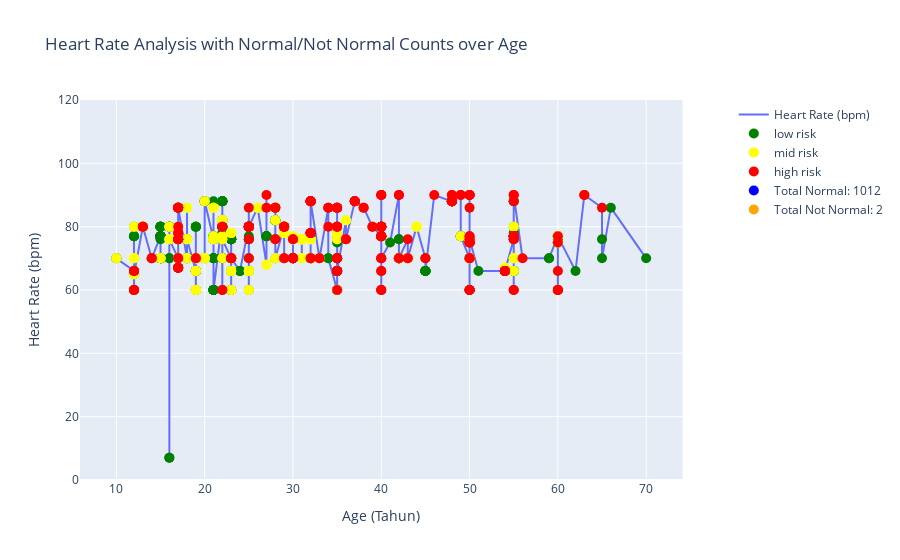

Notebook cell for this chart:
### Code cell
import pandas as pd
import plotly.graph_objs as go
from plotly.subplots import make_subplots

# Reading data from the Excel file
data = pd.read_excel('data/data_kesehatan.xlsx')
data = data.sort_values(by='Age')

# Defining the 'normal' heart rate range
normal_hr_range = (60, 100)

# Determining if each heart rate is normal or not and creating a new column for it
data['HRStatus'] = data['HeartRate'].apply(lambda x: 'normal' if normal_hr_range[0] <= x <= normal_hr_range[1] else 'not normal')

# Group by 'HRStatus' and count the occurrences
hr_status_counts = data['HRStatus'].value_counts()

# Extracting 'Age', 'HeartRate', and 'RiskLevel' from the data
x = data['Age']
y = data['HeartRate']
risk_levels = data['RiskLevel']

# Defining color mapping for risk levels
color_mapping = {'low risk': 'green', 'mid risk': 'yellow', 'high risk': 'red'}

# Creating a subplot figure with a secondary y-axis
fig = make_subplots(specs=[[{"secondary_y": True}]])

# Adding a line trace for heart rate
fig.add_trace(go.Scatter(x=x, y=y, mode='lines', name='Heart Rate (bpm)'), secondary_y=False)

# Adding separate traces for each risk level
for risk_level, color in color_mapping.items():
    x_risk = [x[i] for i in range(len(x)) if risk_levels[i] == risk_level]
    y_risk = [y[i] for i in range(len(x)) if risk_levels[i] == risk_level]
    hover_text = [f"Age: {x[i]}, Heart Rate: {y[i]} bpm, Risk Level: {risk_levels[i]}" for i in range(len(x)) if risk_levels[i] == risk_level]
    
    fig.add_trace(go.Scatter(
        x=x_risk,
        y=y_risk,
        mode='markers',
        marker=dict(color=color, size=10),
        name=risk_level,
        hovertext=hover_text
    ), secondary_y=False)

# Adding dummy traces for the legend
fig.add_trace(go.Scatter(
    x=[None], 
    y=[None], 
    mode='markers',
    marker=dict(size=10, color='blue'),
    name=f'Total Normal: {hr_status_counts["normal"]}'
))

fig.add_trace(go.Scatter(
    x=[None], 
    y=[None], 
    mode='markers',
    marker=dict(size=10, color='orange'),
    name=f'Total Not Normal: {hr_status_counts["not normal"]}'
))

# Updating the layout
fig.update_layout(
    title='Heart Rate Analysis with Normal/Not Normal Counts over Age',
    xaxis_title='Age (Tahun)',
    yaxis_title='Heart Rate (bpm)',
    yaxis2=dict(
        title='Total Counts',
        overlaying='y',
        side='right',
        showgrid=False
    ),
    autosize=True,
    height=600
)

fig.update_yaxes(
    range=[0, 120]
)

# Displaying the plot
fig.show()

### Figure 1 — Plotly figure (JSON) as saved in the notebook; plotly's stock layout.template omitted (floating-point values rounded to 4 significant figures; data arrays with more than 128 entries replaced by an {"elided": "..."} marker saying what was removed)
{"data": [{"mode": "lines", "name": "Heart Rate (bpm)", "type": "scatter", "x": {"elided": "1014 int values"}, "xaxis": "x", "y": {"elided": "1014 int values"}, "yaxis": "y"}, {"hovertext": {"elided": "406 str values"}, "marker": {"color": "green", "size": 10}, "mode": "markers", "name": "low risk", "type": "scatter", "x": {"elided": "406 int values"}, "xaxis": "x", "y": {"elided": "406 int values"}, "yaxis": "y"}, {"hovertext": {"elided": "336 str values"}, "marker": {"color": "yellow", "size": 10}, "mode": "markers", "name": "mid risk", "type": "scatter", "x": {"elided": "336 int values"}, "xaxis": "x", "y": {"elided": "336 int values"}, "yaxis": "y"}, {"hovertext": {"elided": "272 str values"}, "marker": {"color": "red", "size": 10}, "mode": "markers", "name": "high risk", "type": "scatter", "x": {"elided": "272 int values"}, "xaxis": "x", "y": {"elided": "272 int values"}, "yaxis": "y"}, {"marker": {"color": "blue", "size": 10}, "mode": "markers", "name": "Total Normal: 1012", "type": "scatter", "x": [null], "y": [null]}, {"marker": {"color": "orange", "size": 10}, "mode": "markers", "name": "Total Not Normal: 2", "type": "scatter", "x": [null], "y": [null]}], "layout": {"autosize": true, "title": {"text": "Heart Rate Analysis with Normal/Not Normal Counts over Age"}, "xaxis": {"anchor": "y", "autorange": true, "domain": [0, 0.94], "range": [6.217, 73.78], "title": {"text": "Age (Tahun)"}, "type": "linear"}, "yaxis": {"anchor": "x", "domain": [0, 1], "range": [0, 120], "title": {"text": "Heart Rate (bpm)"}, "type": "linear"}, "yaxis2": {"anchor": "x", "overlaying": "y", "range": [0, 120], "showgrid": false, "side": "right", "title": {"text": "Total Counts"}}}}
